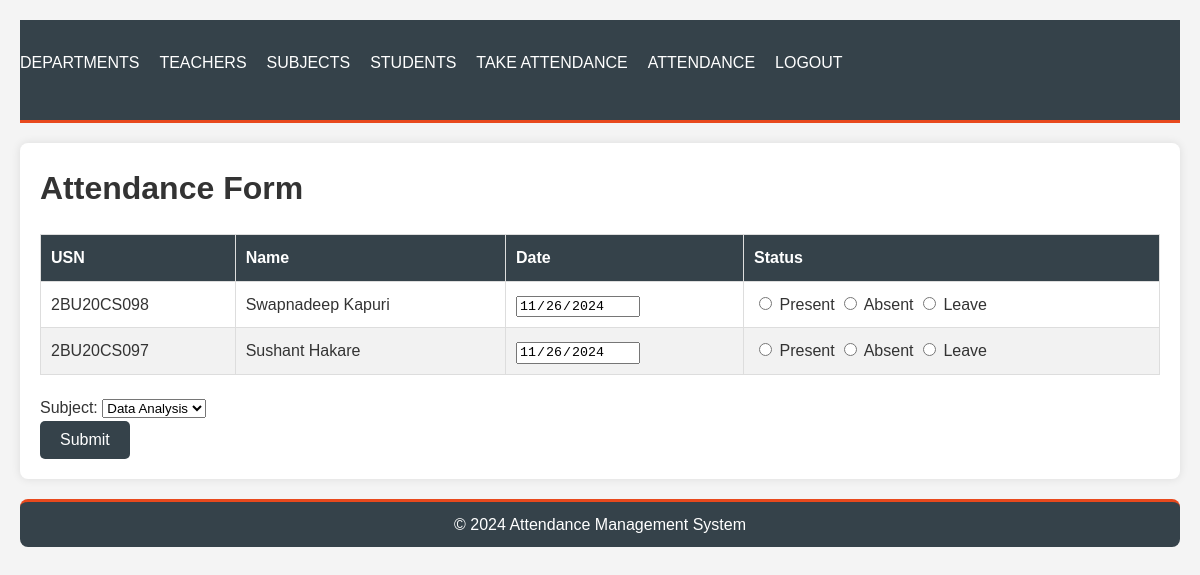
Page /attendance/ (signed in) on the committed database.
### attendance/models.py (models this page shows, shortened)
class Student(models.Model):
    usn = models.CharField(max_length=10, unique=True)
    name = models.CharField(max_length=100)
    department = models.ForeignKey(Department, on_delete=models.CASCADE)
    semester = models.IntegerField()
    student_class = models.CharField(max_length=10)

### attendance/views.py (the view, shortened to what this page needs)
# urls.py: path('attendance/', views.attendance_form, name='attendance_form'),
@login_required
@user_passes_test(is_teacher)
def attendance_form(request):
    students = Student.objects.all()
    subjects = Subject.objects.all()
    context = {
        'students': students,
        'subjects': subjects,
        'date': timezone.now().date().strftime('%Y-%m-%d'),
    }
    return render(request, 'attendance/attendance_form.html', context)

### attendance/views.py (called while the page is built)
def is_teacher(user):
    return user.groups.filter(name='Teachers').exists()

### attendance/templates/attendance/attendance_form.html (shortened to what this page needs)
{% extends 'attendance/base.html' %}
{% block content %}
<h1>Attendance Form</h1>
<form method="post">
    <table class="table">
        <thead>
            <tr>
                <th>USN</th>
                <th>Name</th>
                <th>Date</th>
                <th>Status</th>
            </tr>
        </thead>
        <tbody>
            {% for student in students %}
            <tr>
                <td>{{ student.usn }}</td>
                <td>{{ student.name }}</td>
                <td><input type="date" name="date" value="{{ date }}" readonly></td>
                <td>
                    <label>
                        <input type="radio" name="status_{{ student.id }}" value="Present"> Present
                    </label>
                    <label>
                        <input type="radio" name="status_{{ student.id }}" value="Absent"> Absent
                    </label>
                    <label>
                        <input type="radio" name="status_{{ student.id }}" value="Leave"> Leave
                    </label>
                </td>
            </tr>
            {% endfor %}
        </tbody>
    </table>
    <div class="form-group">
        <label for="subject">Subject:</label>
        <select name="subject" id="subject" class="form-control">
            {% for subject in subjects %}
            <option value="{{ subject.id }}">{{ subject.name }}</option>
            {% endfor %}
        </select>
    </div>
    <button type="submit" class="btn btn-primary">Submit</button>
</form>
{% endblock %}

### attendance/static/attendance/css/styles.css (style rules this page uses)
body, h1, h2, h3, p, ul, ol, li { margin: 0; padding: 0; box-sizing: border-box; }
body { font-family: Arial, sans-serif; line-height: 1.6; background-color: #f4f4f4; color: #333; padding: 20px; }
table { width: 100%; border-collapse: collapse; margin: 20px 0; }
table, th, td { border: 1px solid #dddddd; }
th, td { padding: 10px; text-align: left; }
th { background-color: #35424a; color: white; }
tr:nth-child(even) { background-color: #f2f2f2; }
button, .btn { display: inline-block; padding: 10px 20px; font-size: 16px; text-decoration: none; color: #ffffff; background-color: #35424a; border: none; border-radius: 5px; cursor: pointer; }

### rows in the picture
Student: usn "2BU20CS098", name "Swapnadeep Kapuri", date "11/26/2024"
Student: usn "2BU20CS097", name "Sushant Hakare", date "11/26/2024"

### other values in the picture
form field subject "Data Analysis"
